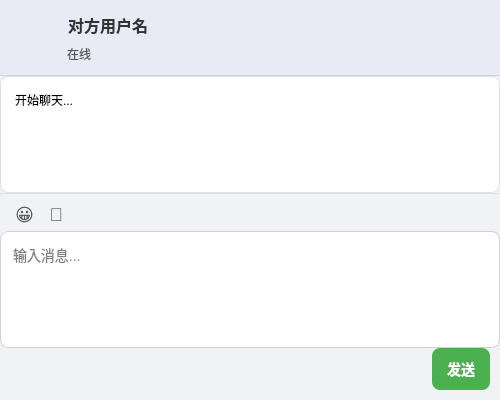
<?xml version="1.0" encoding="UTF-8"?>
<ui version="4.0">
 <class>PrivateChat</class>
 <widget class="QDialog" name="PrivateChat">
  <property name="geometry">
   <rect>
    <x>0</x>
    <y>0</y>
    <width>500</width>
    <height>400</height>
   </rect>
  </property>
  <property name="windowTitle">
   <string>与 [用户名] 的私聊</string>
  </property>
  <property name="styleSheet">
   <string notr="true">
QDialog#PrivateChat {
    background-color: #f0f2f5;
}

QWidget#chatInfoWidget {
    background-color: #e8eaf6; /* Light indigo, similar to user info in main window */
    border-bottom: 1px solid #d0d4dc;
}

QLabel#chatPartnerNameLabel {
    font-size: 16px;
    font-weight: bold;
    color: #333;
    padding: 8px;
}

QLabel#chatPartnerStatusLabel {
    font-size: 12px;
    color: #555;
    padding: 0px 8px 8px 8px;
}

QTextBrowser#messageDisplayBrowser {
    border: 1px solid #e0e0e0;
    border-radius: 8px;
    background-color: white;
    padding: 10px;
    font-size: 14px;
}

QTextEdit#messageInputEdit {
    border: 1px solid #d0d0d0;
    border-radius: 8px;
    padding: 8px;
    background-color: white;
    font-size: 14px;
    min-height: 60px; /* Ensure a decent minimum height */
}
QTextEdit#messageInputEdit:focus {
    border: 1px solid #4A90E2;
}

QPushButton#sendButton {
    background-color: #4CAF50; /* Green */
    color: white;
    border: none;
    border-radius: 8px;
    padding: 10px 15px;
    font-size: 14px;
    font-weight: bold;
}
QPushButton#sendButton:hover {
    background-color: #45a049;
}
QPushButton#sendButton:pressed {
    background-color: #3e8e41;
}

/* Toolbar buttons styling (similar to MainWindow) */
QPushButton#emojiButton, QPushButton#fileButton {
    background-color: transparent;
    border: none;
    padding: 5px;
    font-size: 18px; /* Adjust as needed */
    color: #555;
}
QPushButton#emojiButton:hover, QPushButton#fileButton:hover {
    color: #0078d4; /* Highlight color */
}

QFrame#messageToolbarFrame {
    border-top: 1px solid #e0e0e0; /* Separator line */
    padding-top: 5px;
}
   </string>
  </property>
  <layout class="QVBoxLayout" name="verticalLayout_Main">
   <property name="spacing">
    <number>0</number>
   </property>
   <property name="leftMargin">
    <number>0</number>
   </property>
   <property name="topMargin">
    <number>0</number>
   </property>
   <property name="rightMargin">
    <number>0</number>
   </property>
   <property name="bottomMargin">
    <number>5</number>
   </property>
   <item>
    <widget class="QWidget" name="chatInfoWidget" native="true">
     <layout class="QHBoxLayout" name="horizontalLayout_Info">
      <property name="leftMargin">
       <number>10</number>
      </property>
      <property name="topMargin">
       <number>5</number>
      </property>
      <property name="rightMargin">
       <number>10</number>
      </property>
      <property name="bottomMargin">
       <number>5</number>
      </property>
      <item>
       <widget class="QLabel" name="chatPartnerAvatarLabel">
        <property name="minimumSize">
         <size>
          <width>40</width>
          <height>40</height>
         </size>
        </property>
        <property name="maximumSize">
         <size>
          <width>40</width>
          <height>40</height>
         </size>
        </property>
        <property name="text">
         <string/>
        </property>
        <property name="pixmap">
         <pixmap>:/icons/default_avatar.png</pixmap> </property>
        <property name="scaledContents">
         <bool>true</bool>
        </property>
        <property name="alignment">
         <set>Qt::AlignCenter</set>
        </property>
       </widget>
      </item>
      <item>
       <layout class="QVBoxLayout" name="verticalLayout_PartnerInfo">
        <property name="spacing">
         <number>0</number>
        </property>
        <item>
         <widget class="QLabel" name="chatPartnerNameLabel">
          <property name="text">
           <string>对方用户名</string>
          </property>
         </widget>
        </item>
        <item>
         <widget class="QLabel" name="chatPartnerStatusLabel">
          <property name="text">
           <string>在线</string>
          </property>
         </widget>
        </item>
       </layout>
      </item>
      <item>
       <spacer name="horizontalSpacer_Info">
        <property name="orientation">
         <enum>Qt::Horizontal</enum>
        </property>
        <property name="sizeHint" stdset="0">
         <size>
          <width>40</width>
          <height>20</height>
         </size>
        </property>
       </spacer>
      </item>
      </layout>
    </widget>
   </item>
   <item>
    <widget class="QTextBrowser" name="messageDisplayBrowser">
     <property name="styleSheet">
      <string notr="true">/* Specific styles for message bubbles will be applied via HTML content */</string>
     </property>
     <property name="html">
      <string>&lt;!DOCTYPE HTML PUBLIC &quot;-//W3C//DTD HTML 4.0//EN&quot; &quot;http://www.w3.org/TR/REC-html40/strict.dtd&quot;&gt;
&lt;html&gt;&lt;head&gt;&lt;meta name=&quot;qrichtext&quot; content=&quot;1&quot; /&gt;&lt;style type=&quot;text/css&quot;&gt;
p, li { white-space: pre-wrap; }
&lt;/style&gt;&lt;/head&gt;&lt;body style=&quot; font-family:'SimSun'; font-size:9pt; font-weight:400; font-style:normal;&quot;&gt;
&lt;p style=&quot; margin-top:0px; margin-bottom:0px; margin-left:0px; margin-right:0px; -qt-block-indent:0; text-indent:0px;&quot;&gt;开始聊天...&lt;/p&gt;&lt;/body&gt;&lt;/html&gt;</string>
     </property>
    </widget>
   </item>
   <item>
    <widget class="QFrame" name="messageToolbarFrame">
     <property name="frameShape">
      <enum>QFrame::NoFrame</enum>
     </property>
     <property name="frameShadow">
      <enum>QFrame::Plain</enum>
     </property>
     <layout class="QHBoxLayout" name="horizontalLayout_Toolbar">
      <property name="spacing">
       <number>5</number>
      </property>
      <property name="leftMargin">
       <number>10</number>
      </property>
      <property name="topMargin">
       <number>0</number>
      </property>
      <property name="rightMargin">
       <number>10</number>
      </property>
      <property name="bottomMargin">
       <number>0</number>
      </property>
      <item>
       <widget class="QPushButton" name="emojiButton">
        <property name="toolTip">
         <string>表情</string>
        </property>
        <property name="text">
         <string>😀</string>
        </property>
        <property name="iconSize">
         <size>
          <width>20</width>
          <height>20</height>
         </size>
        </property>
        <property name="flat">
         <bool>true</bool>
        </property>
       </widget>
      </item>
      <item>
       <widget class="QPushButton" name="fileButton">
        <property name="toolTip">
         <string>发送文件</string>
        </property>
        <property name="text">
         <string>📄</string>
        </property>
        <property name="iconSize">
         <size>
          <width>20</width>
          <height>20</height>
         </size>
        </property>
        <property name="flat">
         <bool>true</bool>
        </property>
       </widget>
      </item>
      <item>
       <spacer name="horizontalSpacer_Toolbar">
        <property name="orientation">
         <enum>Qt::Horizontal</enum>
        </property>
        <property name="sizeHint" stdset="0">
         <size>
          <width>40</width>
          <height>20</height>
         </size>
        </property>
       </spacer>
      </item>
     </layout>
    </widget>
   </item>
   <item>
    <widget class="QTextEdit" name="messageInputEdit">
     <property name="placeholderText">
      <string>输入消息...</string>
     </property>
    </widget>
   </item>
   <item>
    <layout class="QHBoxLayout" name="horizontalLayout_Actions">
     <property name="leftMargin">
      <number>10</number>
     </property>
     <property name="rightMargin">
      <number>10</number>
     </property>
     <property name="bottomMargin">
      <number>5</number>
     </property>
     <item>
      <spacer name="horizontalSpacer_Actions">
       <property name="orientation">
        <enum>Qt::Horizontal</enum>
       </property>
       <property name="sizeHint" stdset="0">
        <size>
         <width>40</width>
         <height>20</height>
        </size>
       </property>
      </spacer>
     </item>
     <item>
      <widget class="QPushButton" name="sendButton">
       <property name="text">
        <string>发送</string>
       </property>
       <property name="shortcut">
        <string>Ctrl+Return</string>
       </property>
      </widget>
     </item>
    </layout>
   </item>
  </layout>
 </widget>
 <resources>
  </resources>
 <connections/>
</ui>
